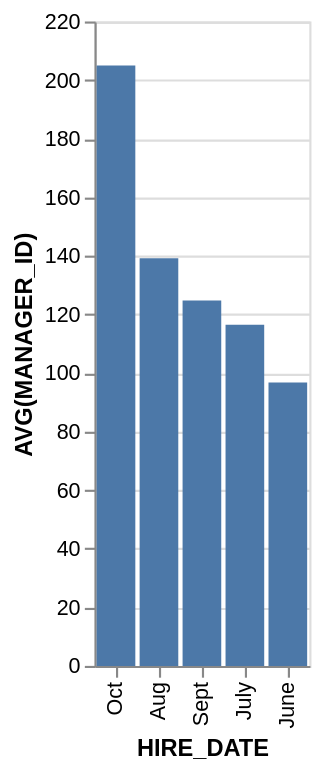

The specification (Vega-Lite) saved for this image:
### Vega-Lite specification from a JSON file in a GitHub repository (floating-point values rounded to 4 significant figures)
{"data": {"values": [{"x_data": "June", "y_data": 96.79}, {"x_data": "July", "y_data": 116.5}, {"x_data": "Aug", "y_data": 139.2}, {"x_data": "Sept", "y_data": 124.7}, {"x_data": "Oct", "y_data": 205}]}, "mark": "bar", "encoding": {"x": {"field": "x_data", "type": "nominal", "title": "HIRE_DATE", "sort": {"op": "sum", "field": "y_data", "order": "descending"}}, "y": {"field": "y_data", "type": "quantitative", "title": "AVG(MANAGER_ID)"}}}
